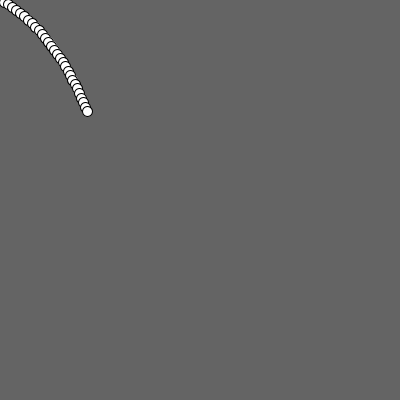
Frame 1 (no input)
Frame 60 (the mouse pressed at the canvas centre just before this capture): identical to frame 1, image omitted
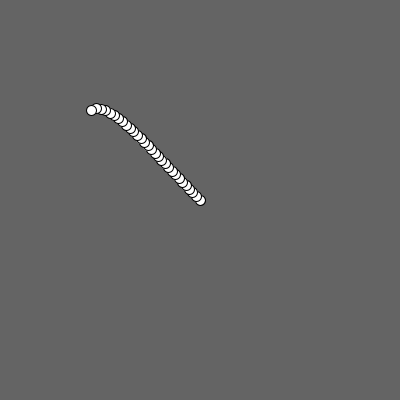
Frame 120 (the mouse held since frame 60 and released just before this capture)

The Processing sketch that drew these frames (run headless with seeded random() and noise(); from frame 60 on, the mouse is pressed at the canvas centre):

// Processing sketch: rope_drag
// ── rope_drag.pde
Rope rope = new Rope(30);

void setup() {
  size(400, 400);
}

void draw() {
  background(100);
  rope.update();
}

class Rope {
  float x = 0;
  float y = 0;
  float xSpeed = 0;
  float ySpeed = 0;
  ArrayList<Node> nodes = new ArrayList<Node>();
  Rope(int n) {
    for (int i = 0; i<n; i++) {
      addNode(200, 100+10*i);
    }
  }
  void update() {
    nodes.get(0).x = mouseX;
    nodes.get(0).y = mouseY;
    for (int i =0; i<nodes.size(); i++) {
      nodes.get(i).update();
    }
  }
  void addNode(float x, float y) {
    Node newNode = new Node(x,y);
    if (nodes.size()!=0) {
      newNode.previous.add(nodes.get(nodes.size()-1));
    }
    nodes.add(newNode);
  }
}

class Node {
  float x;
  float y;
  ArrayList<Node> previous = new ArrayList<Node>();
  Node(float x, float y) {
    this.x = x;
    this.y = y;
  }
  void update() {
    if (previous!=null)
      for (Node n : previous) {
        PVector diff = new PVector(x-n.x,y-n.y);
        diff.div(diff.mag());
        x = n.x+diff.x*5;
        y = n.y+diff.y*5;
        System.out.println(n);
    }
    ellipse(x, y, 10, 10);
  }
}
